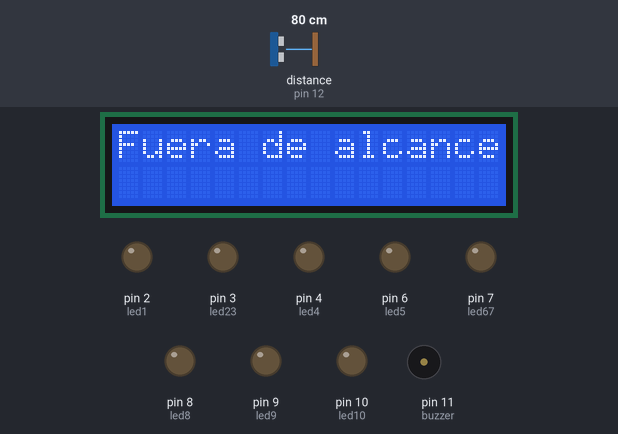
Recording of a sketch running on a simulated Arduino Uno, built with avr-gcc and run on an emulated ATmega328P. Shown: 16×2 character LCD, output pins drawn as LEDs (lit = HIGH), buzzer (waves = sounding). Wiring (inferred from the names in the program): ultrasonic range finder: trigger pin 13; echo pin 12. The test bench sets the inputs (shaded band); at power-on: distance to the obstacle (sensor on pin 12) 80 cm. The echo pulse lasts 58.3 µs per cm; pins used as bus, display or sensor lines are not drawn.

Above: at 1.2 s.
1.3 s: distance to the obstacle (sensor on pin 12) set to 46 cm
2.8 s: distance to the obstacle (sensor on pin 12) set to 38 cm
At 3.7 s:
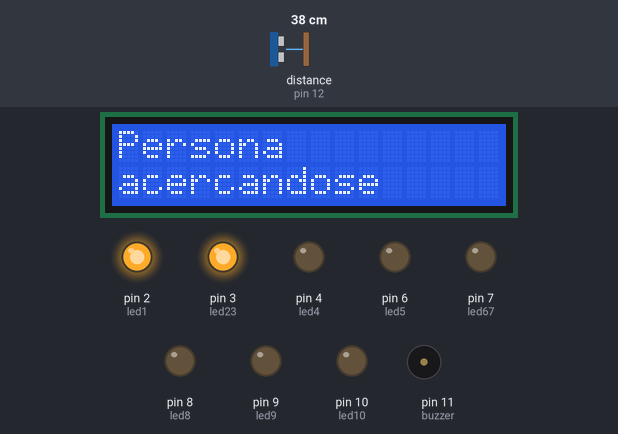
4.7 s: distance to the obstacle (sensor on pin 12) set to 29 cm
6.2 s: distance to the obstacle (sensor on pin 12) set to 24 cm
At 7.6 s:
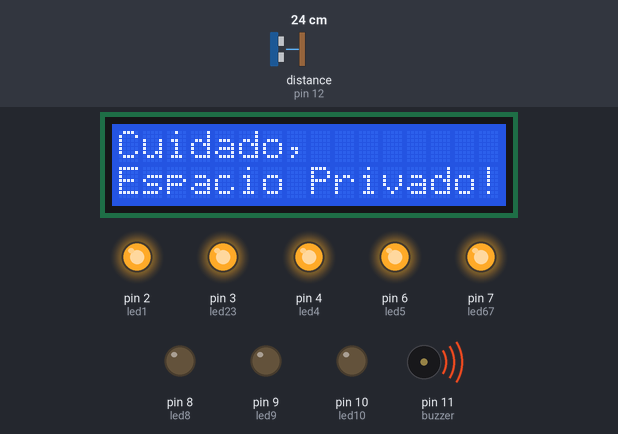
9.3 s: distance to the obstacle (sensor on pin 12) set to 18 cm
11.3 s: distance to the obstacle (sensor on pin 12) set to 14 cm
At 12.5 s:
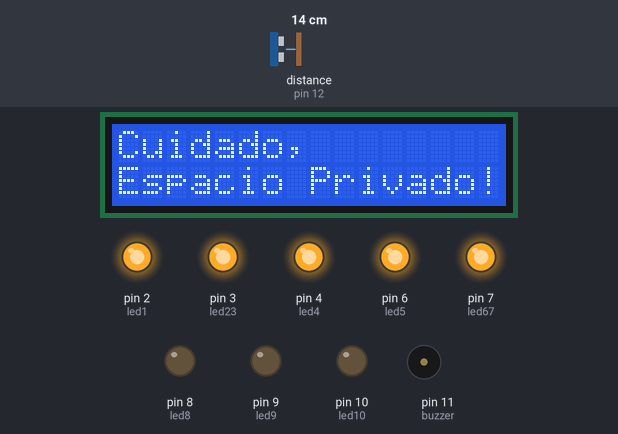
Timing chart, 0 to 14.3 s (numbered marks = the images above; inputs shaded):
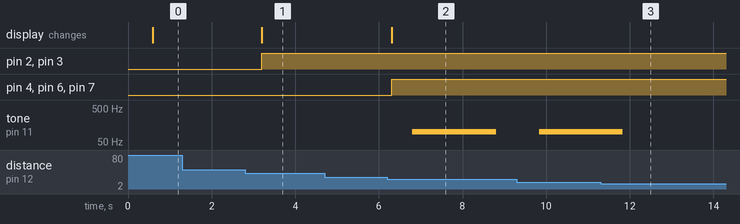

Measured:
- the behaviour switches between 42 and 41 cm on distance to the obstacle (sensor on pin 12) (found by bisection; images 0 and 1)
- the behaviour switches between 27 and 26 cm on distance to the obstacle (sensor on pin 12) (found by bisection; images 1 and 2)
- the behaviour switches between 16 and 15 cm on distance to the obstacle (sensor on pin 12) (found by bisection; images 2 and 3)
- after the input at 1.3 s, every drawn part: stays the same
- after the input at 2.8 s, pin 2 (led1), pin 3 (led23): LOW → HIGH after 0.40 s; the display: changes after 0.40 s (image 1)
- after the input at 4.7 s, every drawn part: stays the same
- after the input at 6.2 s, pin 4 (led4), pin 6 (led5), pin 7 (led67): LOW → HIGH after 0.10 s; tone on pin 11 (buzzer): silent → 100 Hz after 0.60 s, → silent 2.0 s later; the display: changes after 0.10 s (image 2)
- after the input at 11.3 s, tone on pin 11 (buzzer): goes on until 11.8 s, then stays silent

The sketch:

ALARMA_DE_DISTANCIA.ino
```cpp
/*
   Fundacion Kinal
   Centro educativo tecnico laboral Kinal
   Quinto perito
   Quinto electronica
   Codigo Tecnico: EB5AM
   Curso: Taller de electronica digital y reparacion de computadoras I
   Proyecto: ALARMA DE DISTANCIA
   De: Eliezer Denilson Gaitán Corado
*/
//libreria a utilizar

#include <Wire.h>
#include <LiquidCrystal_I2C.h>

#define led1 2
#define led23 3
#define led4 4
#define led5 6
#define led67 7
#define led8 8
#define led9 9
#define led10 10
#define buzzer 11
#define trig 13
#define echo    12

//Crear el objeto lcd 16 x 2
LiquidCrystal_I2C lcd_dni(0x27,16,2);

void setup() {
  // Inicializar la LCD
  lcd_dni.init();
  //Encendemos la luz de fondo.
  lcd_dni.backlight();
  //Colocamos como entradas y salidas
  pinMode(led1,OUTPUT);
  pinMode(led23,OUTPUT);
  pinMode(led4,OUTPUT);
  pinMode(led5,OUTPUT);
  pinMode(led67,OUTPUT);
  pinMode(led8,OUTPUT);
  pinMode(led9,OUTPUT);
  pinMode(led10,OUTPUT);
  pinMode(trig, OUTPUT);
  pinMode(echo,INPUT);
  pinMode(buzzer, OUTPUT);

}
void loop() {
    int distancin=dis();
    if(distancin >=45){
      lcd_dni.clear();
      lcd_dni.print("Fuera de alcance");
      digitalWrite(led1,LOW);
      digitalWrite(led23,LOW);
      digitalWrite(led4,LOW);
      digitalWrite(led5,LOW);
      digitalWrite(led67,LOW);
      digitalWrite(led8,LOW);
      digitalWrite(led9,LOW);
      digitalWrite(led10,LOW);
    }
    if(distancin >=30 && distancin <=40){
      lcd_dni.clear();
      lcd_dni.print("Persona");
      lcd_dni.setCursor(0,1);
      lcd_dni.println("acercandose     ");
      lcd_dni.setCursor(1,0);
      digitalWrite(led1,HIGH);
      digitalWrite(led23,HIGH);

    }
     if(distancin >=15 && distancin <=25){
      lcd_dni.clear();
      lcd_dni.print("Cuidado,");
      lcd_dni.setCursor(0,1);
      lcd_dni.println("Espacio Privado! ");
      lcd_dni.setCursor(1,0);
      digitalWrite(led1,HIGH);
      digitalWrite(led23,HIGH);
      digitalWrite(led4,HIGH);
      digitalWrite(led5,HIGH);
      digitalWrite(led67,HIGH);
      delay(500);
      tone(buzzer, 100);
      delay(2000);
      noTone(buzzer);
    }
    if(distancin >=5 && distancin <=10){
      lcd_dni.clear();
      lcd_dni.print("Invadiendo");
      lcd_dni.setCursor(0,1);
      lcd_dni.print("Espacio Privado");
      lcd_dni.setCursor(1,0);
      digitalWrite(led1,HIGH);
      digitalWrite(led23,HIGH);
      digitalWrite(led4,HIGH);
      digitalWrite(led5,HIGH);
      digitalWrite(led67,HIGH);
      digitalWrite(led8,HIGH);
      digitalWrite(led9,HIGH);
      digitalWrite(led10,HIGH);
      tone(buzzer, 500);
      delay(2000);
      noTone(buzzer);
    }
}

int dis(){
   long sensor, distancia;
    delay(500);
    digitalWrite(trig, HIGH);
    delayMicroseconds(2);
    digitalWrite (trig, LOW);
    delayMicroseconds(5);
    sensor = pulseIn(echo, HIGH);
    distancia = sensor/59;
    return distancia;
}
```
